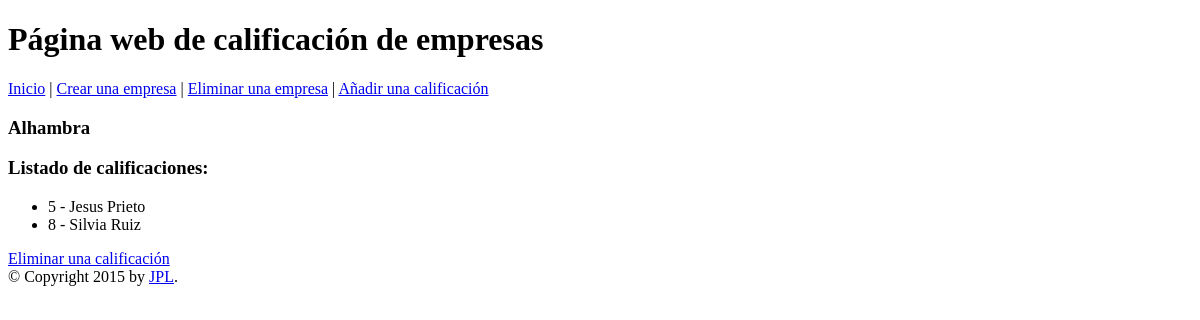
/4/calificaciones/, run on an earlier commit of the app's database.
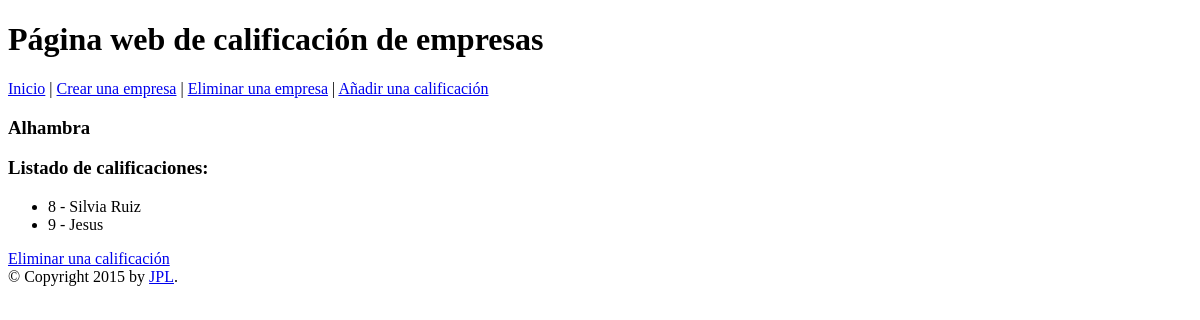
And on a later commit of the database.
### app/models.py (models this page shows, shortened)
class Empresa(models.Model):
	nombre = models.CharField(max_length=100)
	ciudad = models.CharField(max_length=50)
	sector = models.CharField(max_length=200)

class Calificacion(models.Model):
	alumno = models.CharField(max_length=100)
	calificacion = models.IntegerField(default=0)
	empresa = models.ForeignKey(Empresa)

### app/views.py (the view)
# urls.py: url(r'^(?P<empresa_id>[0-9]+)/calificaciones/$', views.calificaciones, name='calificaciones'),
def calificaciones(request, empresa_id):
	empresa = Empresa.objects.get(pk=empresa_id)
	lista_calificaciones = empresa.calificacion_set.all()
	context = { 'lista_calificaciones' : lista_calificaciones, 'empresa' : empresa }
	return render(request, 'app/calificaciones.html', context)

### app/templates/app/calificaciones.html
{% extends "app/base.html" %}
{% block content %}
	<h3>{{ empresa.nombre }}</h3>
	<h3>Listado de calificaciones:</h3>
	{% if lista_calificaciones %}
		<ul>
		{% for calificacion in lista_calificaciones %}
		    <li>{{calificacion.calificacion }} - {{ calificacion.alumno}} </li>
		{% endfor %}
		</ul>
		<a href="{% url 'eliminar_calificacion' empresa.id %}">Eliminar una calificación</a>
	{% else %}
		<p>No hay calificaciones para la empresa.</p>
	{% endif %}
{% endblock %}

### app/templates/app/base.html (shortened to what this page needs)
<!DOCTYPE html>
<head>
</head>
<body>
	<h1>Página web de calificación de empresas</h1>
	<div id="menu">
	<a href="{% url 'index' %}">Inicio</a>
	|
	<a href="{% url 'crear_empresa' %}">Crear una empresa</a>
	|
	<a href="{% url 'eliminar_empresa' %}">Eliminar una empresa</a>
	|
	<a href="{% url 'crear_calificacion' %}">Añadir una calificación</a>
	</div>
    <div id="content">{% block content %}{% endblock %}</div>
    <div id="footer">
        {% block footer %}
        &copy; Copyright 2015 by <a href="https://github.com/JesGor">JPL</a>.
        {% endblock %}
    </div>
</body>
</html>

What changed in the data, as far as the page shows it:
removed Calificacion: calificacion "5", alumno "Jesus Prieto"
added Calificacion: calificacion "9", alumno "Jesus"
